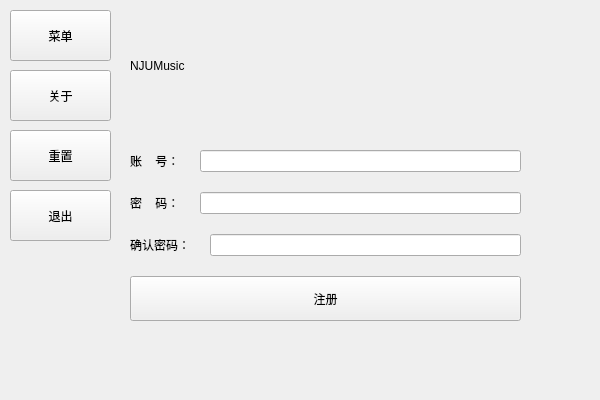
<?xml version="1.0" encoding="UTF-8"?>
<ui version="4.0">
 <class>register_window</class>
 <widget class="QWidget" name="register_window">
  <property name="geometry">
   <rect>
    <x>0</x>
    <y>0</y>
    <width>600</width>
    <height>400</height>
   </rect>
  </property>
  <property name="minimumSize">
   <size>
    <width>600</width>
    <height>400</height>
   </size>
  </property>
  <property name="maximumSize">
   <size>
    <width>600</width>
    <height>400</height>
   </size>
  </property>
  <property name="windowTitle">
   <string>Form</string>
  </property>
  <widget class="QPushButton" name="register_menu_btn">
   <property name="geometry">
    <rect>
     <x>10</x>
     <y>10</y>
     <width>101</width>
     <height>51</height>
    </rect>
   </property>
   <property name="styleSheet">
    <string notr="true"/>
   </property>
   <property name="text">
    <string>菜单</string>
   </property>
   <property name="checkable">
    <bool>true</bool>
   </property>
  </widget>
  <widget class="QPushButton" name="register_restart_btn">
   <property name="enabled">
    <bool>true</bool>
   </property>
   <property name="geometry">
    <rect>
     <x>10</x>
     <y>130</y>
     <width>101</width>
     <height>51</height>
    </rect>
   </property>
   <property name="styleSheet">
    <string notr="true"/>
   </property>
   <property name="text">
    <string>重置</string>
   </property>
   <property name="checkable">
    <bool>false</bool>
   </property>
  </widget>
  <widget class="QPushButton" name="register_exit_btn">
   <property name="enabled">
    <bool>true</bool>
   </property>
   <property name="geometry">
    <rect>
     <x>10</x>
     <y>190</y>
     <width>101</width>
     <height>51</height>
    </rect>
   </property>
   <property name="styleSheet">
    <string notr="true"/>
   </property>
   <property name="text">
    <string>退出</string>
   </property>
   <property name="checkable">
    <bool>false</bool>
   </property>
  </widget>
  <widget class="QPushButton" name="register_about_btn">
   <property name="enabled">
    <bool>true</bool>
   </property>
   <property name="geometry">
    <rect>
     <x>10</x>
     <y>70</y>
     <width>101</width>
     <height>51</height>
    </rect>
   </property>
   <property name="styleSheet">
    <string notr="true"/>
   </property>
   <property name="text">
    <string>关于</string>
   </property>
   <property name="checkable">
    <bool>false</bool>
   </property>
  </widget>
  <widget class="QWidget" name="layoutWidget">
   <property name="geometry">
    <rect>
     <x>130</x>
     <y>150</y>
     <width>391</width>
     <height>171</height>
    </rect>
   </property>
   <layout class="QVBoxLayout" name="verticalLayout">
    <property name="spacing">
     <number>20</number>
    </property>
    <item>
     <layout class="QHBoxLayout" name="horizontalLayout">
      <item>
       <widget class="QLabel" name="register_label_username">
        <property name="text">
         <string>账    号：</string>
        </property>
       </widget>
      </item>
      <item>
       <widget class="QLineEdit" name="register_username_text"/>
      </item>
     </layout>
    </item>
    <item>
     <layout class="QHBoxLayout" name="horizontalLayout_2">
      <item>
       <widget class="QLabel" name="register_">
        <property name="text">
         <string>密    码：</string>
        </property>
       </widget>
      </item>
      <item>
       <widget class="QLineEdit" name="register_password_text">
        <property name="echoMode">
         <enum>QLineEdit::Normal</enum>
        </property>
       </widget>
      </item>
     </layout>
    </item>
    <item>
     <layout class="QHBoxLayout" name="horizontalLayout_3">
      <item>
       <widget class="QLabel" name="label_2">
        <property name="text">
         <string>确认密码：</string>
        </property>
       </widget>
      </item>
      <item>
       <widget class="QLineEdit" name="register_password2_text">
        <property name="echoMode">
         <enum>QLineEdit::Normal</enum>
        </property>
       </widget>
      </item>
     </layout>
    </item>
    <item>
     <widget class="QPushButton" name="register_register_btn">
      <property name="sizePolicy">
       <sizepolicy hsizetype="Minimum" vsizetype="MinimumExpanding">
        <horstretch>0</horstretch>
        <verstretch>0</verstretch>
       </sizepolicy>
      </property>
      <property name="text">
       <string>注册</string>
      </property>
     </widget>
    </item>
   </layout>
  </widget>
  <widget class="QLabel" name="label">
   <property name="geometry">
    <rect>
     <x>130</x>
     <y>30</y>
     <width>251</width>
     <height>71</height>
    </rect>
   </property>
   <property name="styleSheet">
    <string notr="true">font: 24pt &quot;Bahnschrift Condensed&quot;;</string>
   </property>
   <property name="text">
    <string>NJUMusic</string>
   </property>
  </widget>
  <zorder>layoutWidget</zorder>
  <zorder>register_restart_btn</zorder>
  <zorder>register_exit_btn</zorder>
  <zorder>register_about_btn</zorder>
  <zorder>register_menu_btn</zorder>
  <zorder>label</zorder>
 </widget>
 <resources>
  <include location="../register_resource.qrc"/>
 </resources>
 <connections>
  <connection>
   <sender>register_menu_btn</sender>
   <signal>clicked(bool)</signal>
   <receiver>register_window</receiver>
   <slot>show_hide_menu()</slot>
   <hints>
    <hint type="sourcelabel">
     <x>34</x>
     <y>42</y>
    </hint>
    <hint type="destinationlabel">
     <x>124</x>
     <y>23</y>
    </hint>
   </hints>
  </connection>
  <connection>
   <sender>register_about_btn</sender>
   <signal>clicked()</signal>
   <receiver>register_window</receiver>
   <slot>show_about()</slot>
   <hints>
    <hint type="sourcelabel">
     <x>43</x>
     <y>95</y>
    </hint>
    <hint type="destinationlabel">
     <x>89</x>
     <y>67</y>
    </hint>
   </hints>
  </connection>
  <connection>
   <sender>register_restart_btn</sender>
   <signal>clicked()</signal>
   <receiver>register_window</receiver>
   <slot>restart()</slot>
   <hints>
    <hint type="sourcelabel">
     <x>40</x>
     <y>171</y>
    </hint>
    <hint type="destinationlabel">
     <x>87</x>
     <y>144</y>
    </hint>
   </hints>
  </connection>
  <connection>
   <sender>register_exit_btn</sender>
   <signal>clicked()</signal>
   <receiver>register_window</receiver>
   <slot>register_exit()</slot>
   <hints>
    <hint type="sourcelabel">
     <x>41</x>
     <y>215</y>
    </hint>
    <hint type="destinationlabel">
     <x>87</x>
     <y>252</y>
    </hint>
   </hints>
  </connection>
  <connection>
   <sender>register_register_btn</sender>
   <signal>clicked()</signal>
   <receiver>register_window</receiver>
   <slot>check_register()</slot>
   <hints>
    <hint type="sourcelabel">
     <x>293</x>
     <y>234</y>
    </hint>
    <hint type="destinationlabel">
     <x>338</x>
     <y>265</y>
    </hint>
   </hints>
  </connection>
 </connections>
 <slots>
  <slot>show_hide_menu()</slot>
  <slot>show_about()</slot>
  <slot>restart()</slot>
  <slot>register_exit()</slot>
  <slot>check_register()</slot>
 </slots>
</ui>
